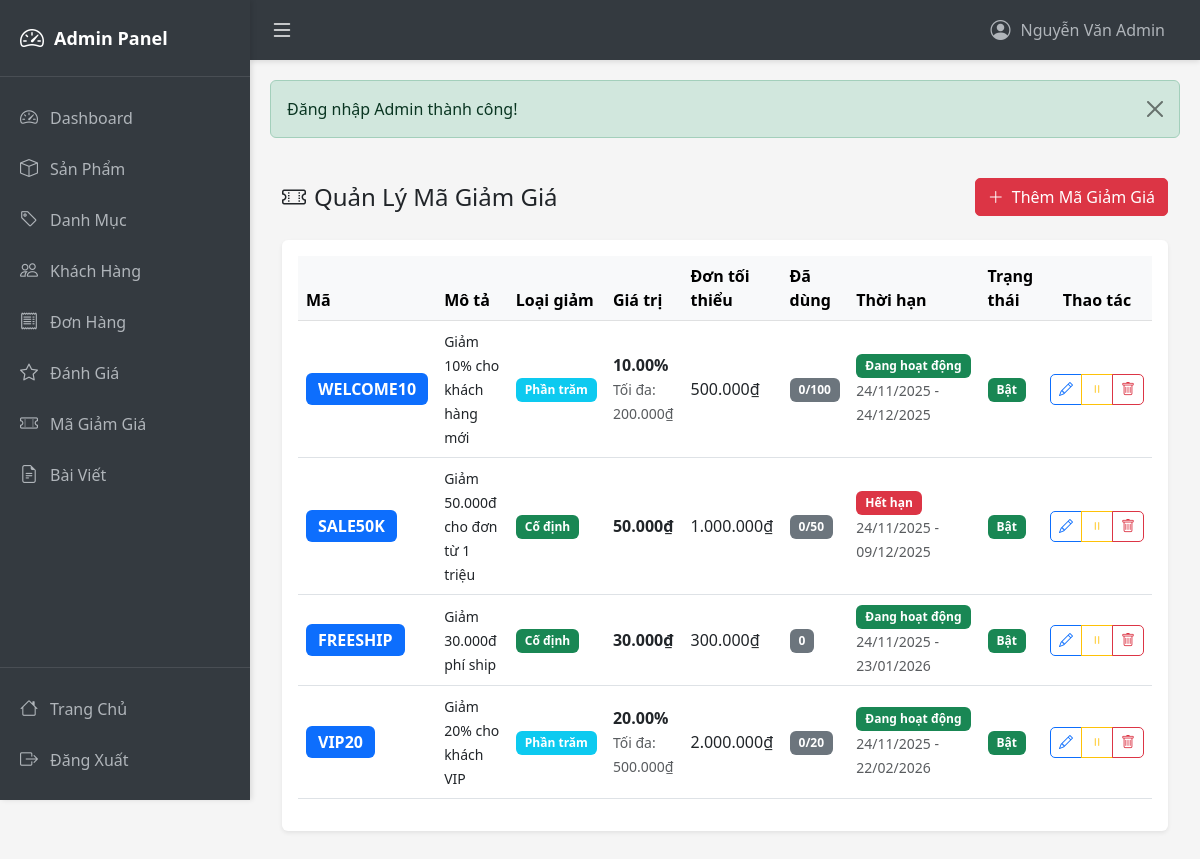
Page /admin/coupons (signed in) on the committed database.
### tables this page shows
CREATE TABLE IF NOT EXISTS coupons (
    coupon_id INT AUTO_INCREMENT PRIMARY KEY,
    code VARCHAR(50) NOT NULL UNIQUE,
    description VARCHAR(255),
    discount_type ENUM('percentage', 'fixed') NOT NULL DEFAULT 'percentage',
    discount_value DECIMAL(15, 2) NOT NULL,
    min_order_amount DECIMAL(15, 2) DEFAULT 0,
    max_discount_amount DECIMAL(15, 2) DEFAULT NULL,
    usage_limit INT DEFAULT NULL,
    used_count INT DEFAULT 0,
    start_date DATETIME DEFAULT NULL,
    end_date DATETIME DEFAULT NULL,
    is_active TINYINT(1) DEFAULT 1,
    created_at TIMESTAMP DEFAULT CURRENT_TIMESTAMP,
    updated_at TIMESTAMP DEFAULT CURRENT_TIMESTAMP ON UPDATE CURRENT_TIMESTAMP
);

### controllers/AdminController.php (called while the page is built, shortened)
<?php
class AdminController extends BaseController {
    private $couponModel;
    public function __construct() {
        $this->couponModel = new CouponModel();
    }
    public function coupons() {
        $page = isset($_GET['page']) ? (int)$_GET['page'] : 1;
        $limit = 10;
        $coupons = $this->couponModel->getAllCoupons($page, $limit);
        $totalCoupons = $this->couponModel->countCoupons();
        $totalPages = ceil($totalCoupons / $limit);
        $data = [
            'coupons' => $coupons,
            'currentPage' => $page,
            'totalPages' => $totalPages,
            'pageTitle' => 'Quản Lý Mã Giảm Giá'
        ];
        $this->view('admin/coupons/index', $data, true);
    }
}
?>

### models/BaseModel.php (called while the page is built, shortened)
<?php
class BaseModel {
    public function __construct() {
        $db = new Database();
        $this->conn = $db->getConnection();
    }
}
?>

### config/database.php (called while the page is built, shortened)
<?php
class Database {
    private $host = "localhost";
    private $db_name = "inventory_system";
    private $username = "root";
    private $password = "";
    public function getConnection() {
        $this->conn = null;
        try {
            $this->conn = new PDO(
                "mysql:host=" . $this->host . ";dbname=" . $this->db_name . ";charset=utf8mb4",
                $this->username,
                $this->password,
                [
                    PDO::MYSQL_ATTR_INIT_COMMAND => "SET NAMES utf8mb4 COLLATE utf8mb4_unicode_ci"
                ]
            );
            $this->conn->setAttribute(PDO::ATTR_ERRMODE, PDO::ERRMODE_EXCEPTION);
            $this->conn->setAttribute(PDO::ATTR_DEFAULT_FETCH_MODE, PDO::FETCH_ASSOC);
            $this->conn->exec("SET NAMES utf8mb4");
        } catch(PDOException $e) {
            echo "Connection error: " . $e->getMessage();
        }
        return $this->conn;
    }
}
?>

### models/CouponModel.php (called while the page is built, shortened)
<?php
class CouponModel extends BaseModel {
    public function getAllCoupons($page = 1, $limit = 10) {
        $offset = ($page - 1) * $limit;
        $sql = "SELECT * FROM coupons ORDER BY created_at DESC LIMIT :limit OFFSET :offset";
        $stmt = $this->conn->prepare($sql);
        $stmt->bindParam(':limit', $limit, PDO::PARAM_INT);
        $stmt->bindParam(':offset', $offset, PDO::PARAM_INT);
        $stmt->execute();
        return $stmt->fetchAll(PDO::FETCH_ASSOC);
    }
}
?>

### views/admin/coupons/index.php (the view, shortened to what this page needs)
<?php require_once __DIR__ . '/../layouts/header.php'; ?>
<div class="container-fluid py-4">
    <div class="d-flex justify-content-between align-items-center mb-4">
        <h4 class="mb-0">
            <i class="bi bi-ticket-perforated me-2"></i>Quản Lý Mã Giảm Giá
        </h4>
        <a href="<?= BASE_URL ?>admin/couponCreate" class="btn btn-danger">
            <i class="bi bi-plus-lg me-1"></i> Thêm Mã Giảm Giá
        </a>
    </div>
    <div class="card shadow-sm">
        <div class="card-body">
            <div class="table-responsive">
                <table class="table table-hover align-middle">
                    <thead class="table-light">
                        <tr>
                            <th>Mã</th>
                            <th>Mô tả</th>
                            <th>Loại giảm</th>
                            <th>Giá trị</th>
                            <th>Đơn tối thiểu</th>
                            <th>Đã dùng</th>
                            <th>Thời hạn</th>
                            <th>Trạng thái</th>
                            <th class="text-center">Thao tác</th>
                        </tr>
                    </thead>
                    <tbody>
                        <?php if (empty($coupons)): ?>
                            <tr>
                                <td colspan="9" class="text-center py-4 text-muted">
                                    <i class="bi bi-inbox fs-1 d-block mb-2"></i>
                                    Chưa có mã giảm giá nào
                                </td>
                            </tr>
                        <?php else: ?>
                            <?php foreach ($coupons as $coupon): ?>
                                <tr>
                                    <td>
                                        <span class="badge bg-primary fs-6"><?= htmlspecialchars($coupon['code']) ?></span>
                                    </td>
                                    <td>
                                        <small><?= htmlspecialchars($coupon['description'] ?: '-') ?></small>
                                    </td>
                                    <td>
                                        <?php if ($coupon['discount_type'] === 'percentage'): ?>
                                            <span class="badge bg-info">Phần trăm</span>
                                        <?php else: ?>
                                            <span class="badge bg-success">Cố định</span>
                                        <?php endif; ?>
                                    </td>
                                    <td>
                                        <?php if ($coupon['discount_type'] === 'percentage'): ?>
                                            <strong><?= $coupon['discount_value'] ?>%</strong>
                                            <?php if ($coupon['max_discount_amount']): ?>
                                                <br><small class="text-muted">Tối đa: <?= number_format($coupon['max_discount_amount'], 0, ',', '.') ?>₫</small>
                                            <?php endif; ?>
                                        <?php else: ?>
                                            <strong><?= number_format($coupon['discount_value'], 0, ',', '.') ?>₫</strong>
                                        <?php endif; ?>
                                    </td>
                                    <td>
                                        <?php if ($coupon['min_order_amount'] > 0): ?>
                                            <?= number_format($coupon['min_order_amount'], 0, ',', '.') ?>₫
                                        <?php else: ?>
                                            <span class="text-muted">-</span>
                                        <?php endif; ?>
                                    </td>
                                    <td>
                                        <span class="badge bg-secondary">
                                            <?= $coupon['used_count'] ?><?= $coupon['usage_limit'] ? '/' . $coupon['usage_limit'] : '' ?>
                                        </span>
                                    </td>
                                    <td>
                                        <?php
                                            $now = time();
                                            $startDate = $coupon['start_date'] ? strtotime($coupon['start_date']) : null;
                                            $endDate = $coupon['end_date'] ? strtotime($coupon['end_date']) : null;
                                            if ($endDate && $endDate < $now): ?>
                                                <span class="badge bg-danger">Hết hạn</span>
                                            <?php elseif ($startDate && $startDate > $now): ?>
                                                <span class="badge bg-warning">Chưa bắt đầu</span>
                                            <?php else: ?>
                                                <span class="badge bg-success">Đang hoạt động</span>
                                            <?php endif; ?>
                                        <br>
                                        <small class="text-muted">
                                            <?= $coupon['start_date'] ? date('d/m/Y', strtotime($coupon['start_date'])) : '∞' ?>
                                            -
                                            <?= $coupon['end_date'] ? date('d/m/Y', strtotime($coupon['end_date'])) : '∞' ?>
                                        </small>
                                    </td>
                                    <td>
                                        <?php if ($coupon['is_active']): ?>
                                            <span class="badge bg-success">Bật</span>
                                        <?php else: ?>
                                            <span class="badge bg-secondary">Tắt</span>
                                        <?php endif; ?>
                                    </td>
                                    <td class="text-center">
                                        <div class="btn-group btn-group-sm">
                                            <a href="<?= BASE_URL ?>admin/couponEdit/<?= $coupon['coupon_id'] ?>"
                                               class="btn btn-outline-primary" title="Sửa">
                                                <i class="bi bi-pencil"></i>
                                            </a>
                                            <a href="<?= BASE_URL ?>admin/couponToggle/<?= $coupon['coupon_id'] ?>"
                                               class="btn btn-outline-<?= $coupon['is_active'] ? 'warning' : 'success' ?>"
                                               title="<?= $coupon['is_active'] ? 'Tắt' : 'Bật' ?>">
                                                <i class="bi bi-<?= $coupon['is_active'] ? 'pause' : 'play' ?>"></i>
                                            </a>
                                            <a href="<?= BASE_URL ?>admin/couponDelete/<?= $coupon['coupon_id'] ?>"
                                               class="btn btn-outline-danger" title="Xóa"
                                               onclick="return confirm('Bạn có chắc muốn xóa mã giảm giá này?')">
                                                <i class="bi bi-trash"></i>
                                            </a>
                                        </div>
                                    </td>
                                </tr>
                            <?php endforeach; ?>
                        <?php endif; ?>
                    </tbody>
                </table>
            </div>
        </div>
    </div>
</div>
<?php require_once __DIR__ . '/../layouts/footer.php'; ?>

### public/css/admin.css (style rules this page uses)
:root { --sidebar-width: 250px; --sidebar-collapsed-width: 70px; --topbar-height: 60px; --primary-color: #343a40; --secondary-color: #495057; --accent-color: #007bff; }
* { margin: 0; padding: 0; box-sizing: border-box; }
body { background-color: #f5f5f5; display: flex; flex-direction: column; }
.card { border: none; box-shadow: 0 2px 4px rgba(0,0,0,0.1); margin-bottom: 20px; }
.table { background-color: white; }
.table thead { background-color: #f8f9fa; }
.btn { border-radius: 5px; }
.badge { padding: 0.5em 0.75em; }

### rows in the picture
coupons: code "WELCOME10", description "Giảm 10% cho khách hàng mới", discount_type "Phần trăm", discount_value "10.00", max_discount_amount "200.000", min_order_amount "500.000", used_count "0", usage_limit "100", shows "Đang hoạt động", start_date "24/11/2025", end_date "24/12/2025", is_active "Bật"
coupons: code "SALE50K", description "Giảm 50.000đ cho đơn từ 1 triệu", discount_type "Cố định", discount_value "50.000", min_order_amount "1.000.000", used_count "0", usage_limit "50", shows "Hết hạn", start_date "24/11/2025", end_date "09/12/2025", is_active "Bật"
coupons: code "FREESHIP", description "Giảm 30.000đ phí ship", discount_type "Cố định", discount_value "30.000", min_order_amount "300.000", used_count "0", shows "Đang hoạt động", start_date "24/11/2025", end_date "23/01/2026", is_active "Bật"
coupons: code "VIP20", description "Giảm 20% cho khách VIP", discount_type "Phần trăm", discount_value "20.00", max_discount_amount "500.000", min_order_amount "2.000.000", used_count "0", usage_limit "20", shows "Đang hoạt động", start_date "24/11/2025", end_date "22/02/2026", is_active "Bật"

### other values in the picture
$_SESSION['admin_name'] "Nguyễn Văn Admin"
$_SESSION['success'] "Đăng nhập Admin thành công!"
